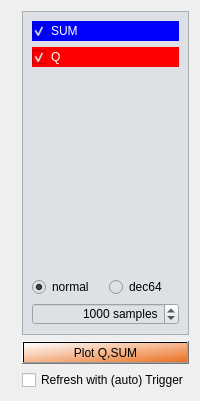
      <widget class="QWidget" name="tab_10">
       <attribute name="title">
        <string>TDP_SUM</string>
       </attribute>
       <layout class="QGridLayout" name="gridLayout_25">
        <item row="0" column="0" rowspan="3">
         <widget class="QwtPlot" name="PlotTDPSUM">
          <property name="sizePolicy">
           <sizepolicy hsizetype="MinimumExpanding" vsizetype="MinimumExpanding">
            <horstretch>10</horstretch>
            <verstretch>0</verstretch>
           </sizepolicy>
          </property>
          <property name="font">
           <font>
            <family>Arial</family>
           </font>
          </property>
         </widget>
        </item>
        <item row="0" column="1">
         <widget class="QFrame" name="frame_15">
          <property name="styleSheet">
           <string notr="true">background-color: rgb(221, 225, 229);</string>
          </property>
          <property name="frameShape">
           <enum>QFrame::StyledPanel</enum>
          </property>
          <property name="frameShadow">
           <enum>QFrame::Raised</enum>
          </property>
          <layout class="QGridLayout" name="gridLayout_22">
           <item row="0" column="0">
            <widget class="QCheckBox" name="tdp_sum">
             <property name="font">
              <font>
               <family>Arial</family>
              </font>
             </property>
             <property name="styleSheet">
              <string notr="true">color: rgb(255, 255, 255);
background-color: rgb(0, 0, 255);</string>
             </property>
             <property name="text">
              <string>SUM</string>
             </property>
             <property name="checked">
              <bool>true</bool>
             </property>
            </widget>
           </item>
           <item row="1" column="0">
            <widget class="QCheckBox" name="tdp_q">
             <property name="font">
              <font>
               <family>Arial</family>
              </font>
             </property>
             <property name="styleSheet">
              <string notr="true">color: rgb(255, 255, 255);
background-color: rgb(255, 0, 0);</string>
             </property>
             <property name="text">
              <string>Q</string>
             </property>
             <property name="checked">
              <bool>true</bool>
             </property>
            </widget>
           </item>
           <item row="2" column="0">
            <spacer name="verticalSpacer_10">
             <property name="font">
              <font>
               <family>Arial</family>
              </font>
             </property>
             <property name="orientation">
              <enum>Qt::Vertical</enum>
             </property>
             <property name="sizeHint" stdset="0">
              <size>
               <width>130</width>
               <height>204</height>
              </size>
             </property>
            </spacer>
           </item>
           <item row="3" column="0">
            <layout class="QHBoxLayout" name="horizontalLayout_31">
             <item>
              <widget class="QRadioButton" name="tdpsum_normal">
               <property name="font">
                <font>
                 <family>Arial</family>
                </font>
               </property>
               <property name="text">
                <string>normal</string>
               </property>
               <property name="checked">
                <bool>true</bool>
               </property>
              </widget>
             </item>
             <item>
              <widget class="QRadioButton" name="tbtsum_dec_2">
               <property name="font">
                <font>
                 <family>Arial</family>
                </font>
               </property>
               <property name="text">
                <string>dec64</string>
               </property>
              </widget>
             </item>
            </layout>
           </item>
           <item row="4" column="0">
            <layout class="QHBoxLayout" name="horizontalLayout_32">
             <item>
              <widget class="QSpinBox" name="TDPSUM_SMPL">
               <property name="alignment">
                <set>Qt::AlignRight|Qt::AlignTrailing|Qt::AlignVCenter</set>
               </property>
               <property name="suffix">
                <string> samples</string>
               </property>
               <property name="minimum">
                <number>1</number>
               </property>
               <property name="maximum">
                <number>20000</number>
               </property>
               <property name="value">
                <number>1000</number>
               </property>
              </widget>
             </item>
            </layout>
           </item>
          </layout>
         </widget>
        </item>
        <item row="1" column="1">
         <widget class="QPushButton" name="ReadTDPSUM">
          <property name="font">
           <font>
            <family>Arial</family>
           </font>
          </property>
          <property name="styleSheet">
           <string notr="true">background-color: qlineargradient(spread:pad, x1:1, y1:1, x2:0, y2:0, stop:0 rgba(234, 112, 33, 255), stop:1 rgba(255, 255, 255, 255));</string>
          </property>
          <property name="text">
           <string>Plot Q,SUM</string>
          </property>
         </widget>
        </item>
        <item row="2" column="1">
         <widget class="QCheckBox" name="tdpsum_auto_refresh">
          <property name="font">
           <font>
            <family>Arial</family>
           </font>
          </property>
          <property name="text">
           <string>Refresh with (auto) Trigger</string>
          </property>
          <property name="checked">
           <bool>false</bool>
          </property>
         </widget>
        </item>
       </layout>
      </widget>
